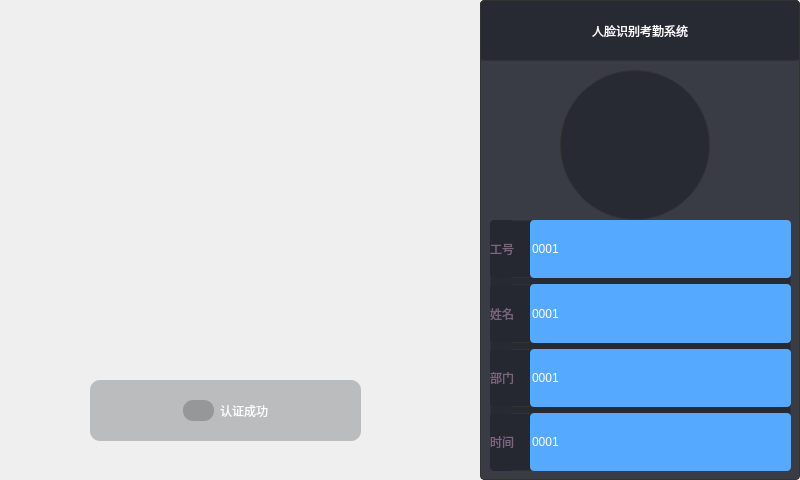
<?xml version="1.0" encoding="UTF-8"?>
<ui version="4.0">
 <class>seetface</class>
 <widget class="QMainWindow" name="seetface">
  <property name="geometry">
   <rect>
    <x>0</x>
    <y>0</y>
    <width>800</width>
    <height>480</height>
   </rect>
  </property>
  <property name="windowTitle">
   <string>seetface</string>
  </property>
  <widget class="QWidget" name="centralwidget">
   <widget class="QWidget" name="videoWidget" native="true">
    <property name="geometry">
     <rect>
      <x>0</x>
      <y>0</y>
      <width>480</width>
      <height>480</height>
     </rect>
    </property>
    <property name="styleSheet">
     <string notr="true"/>
    </property>
    <widget class="QWidget" name="widget_2" native="true">
     <property name="geometry">
      <rect>
       <x>90</x>
       <y>380</y>
       <width>271</width>
       <height>61</height>
      </rect>
     </property>
     <property name="styleSheet">
      <string notr="true">border-radius:10px;
background-color: rgba(49, 50, 54,69);</string>
     </property>
     <layout class="QHBoxLayout" name="horizontalLayout_2">
      <item>
       <spacer name="horizontalSpacer">
        <property name="orientation">
         <enum>Qt::Orientation::Horizontal</enum>
        </property>
        <property name="sizeHint" stdset="0">
         <size>
          <width>40</width>
          <height>20</height>
         </size>
        </property>
       </spacer>
      </item>
      <item>
       <layout class="QHBoxLayout" name="horizontalLayout">
        <item>
         <widget class="QLabel" name="label">
          <property name="minimumSize">
           <size>
            <width>31</width>
            <height>21</height>
           </size>
          </property>
          <property name="maximumSize">
           <size>
            <width>31</width>
            <height>21</height>
           </size>
          </property>
          <property name="styleSheet">
           <string notr="true">border-image: url(:/images/assets/yes.png);</string>
          </property>
          <property name="text">
           <string/>
          </property>
         </widget>
        </item>
        <item>
         <widget class="QLabel" name="label_2">
          <property name="styleSheet">
           <string notr="true">font: 25 24pt &quot;微软雅黑 Light&quot;;
border:none;
background-color: rgba(49, 50, 54,0);
color: rgb(255, 255, 255);</string>
          </property>
          <property name="text">
           <string>认证成功</string>
          </property>
         </widget>
        </item>
       </layout>
      </item>
      <item>
       <spacer name="horizontalSpacer_2">
        <property name="orientation">
         <enum>Qt::Orientation::Horizontal</enum>
        </property>
        <property name="sizeHint" stdset="0">
         <size>
          <width>40</width>
          <height>20</height>
         </size>
        </property>
       </spacer>
      </item>
     </layout>
    </widget>
    <widget class="QLabel" name="headpicLb">
     <property name="geometry">
      <rect>
       <x>90</x>
       <y>50</y>
       <width>266</width>
       <height>266</height>
      </rect>
     </property>
     <property name="styleSheet">
      <string notr="true">border-image: url(:/images/assets/crc.png);</string>
     </property>
     <property name="text">
      <string/>
     </property>
    </widget>
    <widget class="QLabel" name="videoLb">
     <property name="geometry">
      <rect>
       <x>0</x>
       <y>0</y>
       <width>480</width>
       <height>480</height>
      </rect>
     </property>
     <property name="text">
      <string/>
     </property>
    </widget>
    <zorder>videoLb</zorder>
    <zorder>widget_2</zorder>
    <zorder>headpicLb</zorder>
   </widget>
   <widget class="QWidget" name="widget_3" native="true">
    <property name="geometry">
     <rect>
      <x>480</x>
      <y>0</y>
      <width>320</width>
      <height>480</height>
     </rect>
    </property>
    <property name="styleSheet">
     <string notr="true">QWidget{
	border:1px solid #313236;
	border-radius:4px;
	
	background-color: rgb(37, 40, 49,0.9);
}

QWidget#titleLb{
	
	font: 24pt &quot;微软雅黑&quot;;
	color: rgb(255, 255, 255);
}

QWidget#headLb{
	border-radius:75px;
}</string>
    </property>
    <widget class="QLabel" name="titleLb">
     <property name="geometry">
      <rect>
       <x>0</x>
       <y>0</y>
       <width>320</width>
       <height>61</height>
      </rect>
     </property>
     <property name="text">
      <string>人脸识别考勤系统</string>
     </property>
     <property name="alignment">
      <set>Qt::AlignmentFlag::AlignCenter</set>
     </property>
    </widget>
    <widget class="QLabel" name="headLb">
     <property name="geometry">
      <rect>
       <x>80</x>
       <y>70</y>
       <width>150</width>
       <height>150</height>
      </rect>
     </property>
     <property name="text">
      <string/>
     </property>
    </widget>
    <widget class="QWidget" name="layoutWidget">
     <property name="geometry">
      <rect>
       <x>10</x>
       <y>220</y>
       <width>301</width>
       <height>251</height>
      </rect>
     </property>
     <layout class="QVBoxLayout" name="verticalLayout">
      <item>
       <widget class="QWidget" name="widget_4" native="true">
        <property name="styleSheet">
         <string notr="true">QWidget{
	border:1px solid #313236;
	border-radius:4px;
	background-color: rgb(37, 40, 49,0.9);
}

QLabel{
	border:none;
	color: rgb(125, 100, 127);
	
	font: 16pt &quot;微软雅黑&quot;;
}

QLineEdit{
	border:none;
	
	color: rgb(255, 255, 255);
	font: 16pt &quot;微软雅黑&quot;;
}</string>
        </property>
        <layout class="QHBoxLayout" name="horizontalLayout_3">
         <property name="leftMargin">
          <number>0</number>
         </property>
         <property name="topMargin">
          <number>0</number>
         </property>
         <property name="rightMargin">
          <number>0</number>
         </property>
         <property name="bottomMargin">
          <number>0</number>
         </property>
         <item>
          <widget class="QLabel" name="label_6">
           <property name="text">
            <string>工号</string>
           </property>
          </widget>
         </item>
         <item>
          <spacer name="horizontalSpacer_3">
           <property name="orientation">
            <enum>Qt::Orientation::Horizontal</enum>
           </property>
           <property name="sizeType">
            <enum>QSizePolicy::Policy::Fixed</enum>
           </property>
           <property name="sizeHint" stdset="0">
            <size>
             <width>10</width>
             <height>20</height>
            </size>
           </property>
          </spacer>
         </item>
         <item>
          <widget class="QLineEdit" name="lineEdit">
           <property name="enabled">
            <bool>false</bool>
           </property>
           <property name="sizePolicy">
            <sizepolicy hsizetype="Expanding" vsizetype="Expanding">
             <horstretch>0</horstretch>
             <verstretch>0</verstretch>
            </sizepolicy>
           </property>
           <property name="styleSheet">
            <string notr="true">background-color: rgb(85, 170, 255);</string>
           </property>
           <property name="text">
            <string>0001</string>
           </property>
          </widget>
         </item>
        </layout>
       </widget>
      </item>
      <item>
       <widget class="QWidget" name="widget_5" native="true">
        <property name="styleSheet">
         <string notr="true">QWidget{
	border:1px solid #313236;
	border-radius:4px;
	background-color: rgb(37, 40, 49,0.9);
}

QLabel{
	border:none;
	color: rgb(125, 100, 127);
	
	font: 16pt &quot;微软雅黑&quot;;
}

QLineEdit{
	border:none;
	
	color: rgb(255, 255, 255);
	font: 16pt &quot;微软雅黑&quot;;
}</string>
        </property>
        <layout class="QHBoxLayout" name="horizontalLayout_4">
         <property name="leftMargin">
          <number>0</number>
         </property>
         <property name="topMargin">
          <number>0</number>
         </property>
         <property name="rightMargin">
          <number>0</number>
         </property>
         <property name="bottomMargin">
          <number>0</number>
         </property>
         <item>
          <widget class="QLabel" name="label_7">
           <property name="text">
            <string>姓名</string>
           </property>
          </widget>
         </item>
         <item>
          <spacer name="horizontalSpacer_4">
           <property name="orientation">
            <enum>Qt::Orientation::Horizontal</enum>
           </property>
           <property name="sizeType">
            <enum>QSizePolicy::Policy::Fixed</enum>
           </property>
           <property name="sizeHint" stdset="0">
            <size>
             <width>10</width>
             <height>20</height>
            </size>
           </property>
          </spacer>
         </item>
         <item>
          <widget class="QLineEdit" name="lineEdit_2">
           <property name="enabled">
            <bool>false</bool>
           </property>
           <property name="sizePolicy">
            <sizepolicy hsizetype="Expanding" vsizetype="Expanding">
             <horstretch>0</horstretch>
             <verstretch>0</verstretch>
            </sizepolicy>
           </property>
           <property name="styleSheet">
            <string notr="true">background-color: rgb(85, 170, 255);</string>
           </property>
           <property name="text">
            <string>0001</string>
           </property>
          </widget>
         </item>
        </layout>
       </widget>
      </item>
      <item>
       <widget class="QWidget" name="widget_6" native="true">
        <property name="styleSheet">
         <string notr="true">QWidget{
	border:1px solid #313236;
	border-radius:4px;
	background-color: rgb(37, 40, 49,0.9);
}

QLabel{
	border:none;
	color: rgb(125, 100, 127);
	
	font: 16pt &quot;微软雅黑&quot;;
}

QLineEdit{
	border:none;
	
	color: rgb(255, 255, 255);
	font: 16pt &quot;微软雅黑&quot;;
}</string>
        </property>
        <layout class="QHBoxLayout" name="horizontalLayout_5">
         <property name="leftMargin">
          <number>0</number>
         </property>
         <property name="topMargin">
          <number>0</number>
         </property>
         <property name="rightMargin">
          <number>0</number>
         </property>
         <property name="bottomMargin">
          <number>0</number>
         </property>
         <item>
          <widget class="QLabel" name="label_8">
           <property name="text">
            <string>部门</string>
           </property>
          </widget>
         </item>
         <item>
          <spacer name="horizontalSpacer_5">
           <property name="orientation">
            <enum>Qt::Orientation::Horizontal</enum>
           </property>
           <property name="sizeType">
            <enum>QSizePolicy::Policy::Fixed</enum>
           </property>
           <property name="sizeHint" stdset="0">
            <size>
             <width>10</width>
             <height>20</height>
            </size>
           </property>
          </spacer>
         </item>
         <item>
          <widget class="QLineEdit" name="lineEdit_3">
           <property name="enabled">
            <bool>false</bool>
           </property>
           <property name="sizePolicy">
            <sizepolicy hsizetype="Expanding" vsizetype="Expanding">
             <horstretch>0</horstretch>
             <verstretch>0</verstretch>
            </sizepolicy>
           </property>
           <property name="styleSheet">
            <string notr="true">background-color: rgb(85, 170, 255);</string>
           </property>
           <property name="text">
            <string>0001</string>
           </property>
          </widget>
         </item>
        </layout>
       </widget>
      </item>
      <item>
       <widget class="QWidget" name="widget_7" native="true">
        <property name="styleSheet">
         <string notr="true">QWidget{
	border:1px solid #313236;
	border-radius:4px;
	background-color: rgb(37, 40, 49,0.9);
}

QLabel{
	border:none;
	color: rgb(125, 100, 127);
	
	font: 16pt &quot;微软雅黑&quot;;
}

QLineEdit{
	border:none;
	
	color: rgb(255, 255, 255);
	font: 16pt &quot;微软雅黑&quot;;
}</string>
        </property>
        <layout class="QHBoxLayout" name="horizontalLayout_6">
         <property name="leftMargin">
          <number>0</number>
         </property>
         <property name="topMargin">
          <number>0</number>
         </property>
         <property name="rightMargin">
          <number>0</number>
         </property>
         <property name="bottomMargin">
          <number>0</number>
         </property>
         <item>
          <widget class="QLabel" name="label_9">
           <property name="text">
            <string>时间</string>
           </property>
          </widget>
         </item>
         <item>
          <spacer name="horizontalSpacer_6">
           <property name="orientation">
            <enum>Qt::Orientation::Horizontal</enum>
           </property>
           <property name="sizeType">
            <enum>QSizePolicy::Policy::Fixed</enum>
           </property>
           <property name="sizeHint" stdset="0">
            <size>
             <width>10</width>
             <height>20</height>
            </size>
           </property>
          </spacer>
         </item>
         <item>
          <widget class="QLineEdit" name="lineEdit_4">
           <property name="enabled">
            <bool>false</bool>
           </property>
           <property name="sizePolicy">
            <sizepolicy hsizetype="Expanding" vsizetype="Expanding">
             <horstretch>0</horstretch>
             <verstretch>0</verstretch>
            </sizepolicy>
           </property>
           <property name="styleSheet">
            <string notr="true">background-color: rgb(85, 170, 255);</string>
           </property>
           <property name="text">
            <string>0001</string>
           </property>
          </widget>
         </item>
        </layout>
       </widget>
      </item>
     </layout>
    </widget>
   </widget>
  </widget>
 </widget>
 <resources>
  <include location="../resources.qrc"/>
 </resources>
 <connections/>
</ui>
